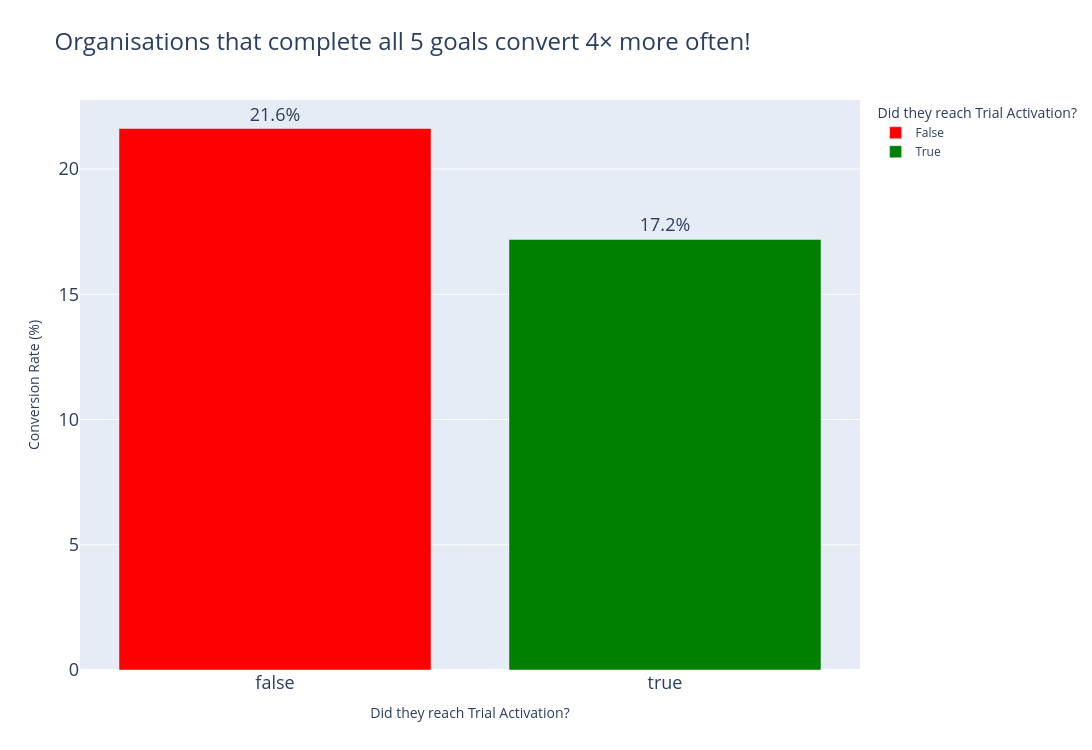

This figure's notebook cell:
### Code cell
# # Simple time-to-conversion / Conversion Rate by Activation Chart
activation_rate = goal_df.groupby('trial_activated')['converted'].mean().reset_index()
activation_rate['converted'] = activation_rate['converted'] * 100

fig = px.bar(
    activation_rate,
    x='trial_activated',
    y='converted',
    color='trial_activated',
    color_discrete_map={True: 'green', False: 'red'},
    text=activation_rate['converted'].round(1).astype(str) + '%',
    title="Organisations that complete all 5 goals convert 4× more often!",
    labels={'converted': 'Conversion Rate (%)', 'trial_activated': 'Did they reach Trial Activation?'}
)

fig.update_layout(
    height=750,
    width=1100,
    title_font_size=24,
    xaxis=dict(tickfont_size=18),
    yaxis=dict(tickfont_size=18)
)
fig.update_traces(textposition='outside', textfont_size=18)
fig.show()

### Figure 1 — Plotly figure (JSON) as saved in the notebook; plotly's stock layout.template omitted (floating-point values rounded to 4 significant figures)
{"data": [{"alignmentgroup": "True", "hovertemplate": "Did they reach Trial Activation?=%{x}<br>Conversion Rate (%)=%{y}<br>text=%{text}<extra></extra>", "legendgroup": "False", "marker": {"color": "red", "pattern": {"shape": ""}}, "name": "False", "offsetgroup": "False", "orientation": "v", "showlegend": true, "text": ["21.6%"], "textfont": {"size": 18}, "textposition": "outside", "type": "bar", "x": [false], "xaxis": "x", "y": [21.62], "yaxis": "y"}, {"alignmentgroup": "True", "hovertemplate": "Did they reach Trial Activation?=%{x}<br>Conversion Rate (%)=%{y}<br>text=%{text}<extra></extra>", "legendgroup": "True", "marker": {"color": "green", "pattern": {"shape": ""}}, "name": "True", "offsetgroup": "True", "orientation": "v", "showlegend": true, "text": ["17.2%"], "textfont": {"size": 18}, "textposition": "outside", "type": "bar", "x": [true], "xaxis": "x", "y": [17.19], "yaxis": "y"}], "layout": {"barmode": "relative", "height": 750, "legend": {"title": {"text": "Did they reach Trial Activation?"}, "tracegroupgap": 0}, "title": {"font": {"size": 24}, "text": "Organisations that complete all 5 goals convert 4× more often!"}, "width": 1100, "xaxis": {"anchor": "y", "autorange": true, "categoryarray": [false, true], "categoryorder": "array", "domain": [0, 1], "range": [-0.5, 1.5], "tickfont": {"size": 18}, "title": {"text": "Did they reach Trial Activation?"}, "type": "category"}, "yaxis": {"anchor": "x", "autorange": true, "domain": [0, 1], "range": [0, 22.76], "tickfont": {"size": 18}, "title": {"text": "Conversion Rate (%)"}, "type": "linear"}}}
